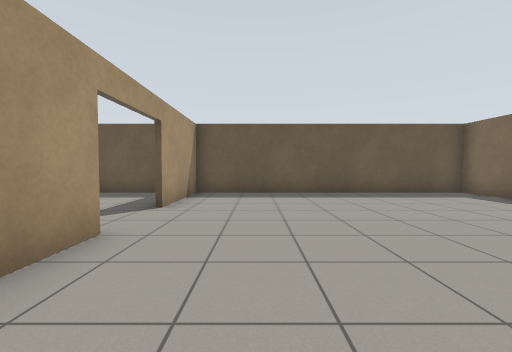
[1] (above)

16 first-person views from a walk through a world built for the Gazebo simulator. The camera is 0.94 m above the floor, tilts 2° down and sees 90° across. The floor is counted in squares, 1 m on a side. Each view is taken from the middle of a square. On the plan, view 1 faces up. The plan holds only what a view shows up to about 10 squares ahead; the rest is blank.

[2]
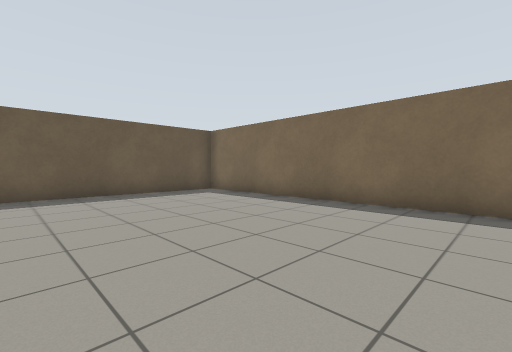

[3]
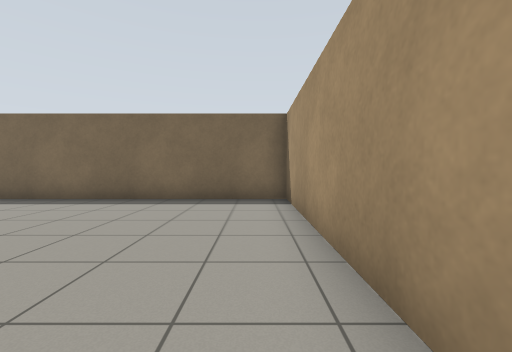

[4]
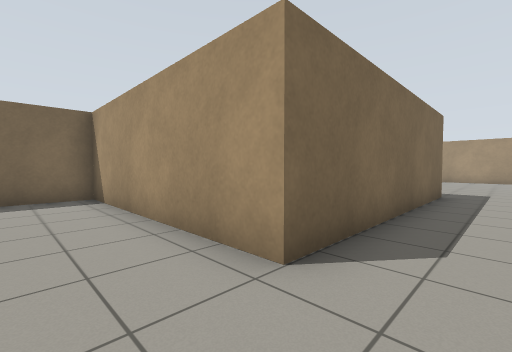

[5]
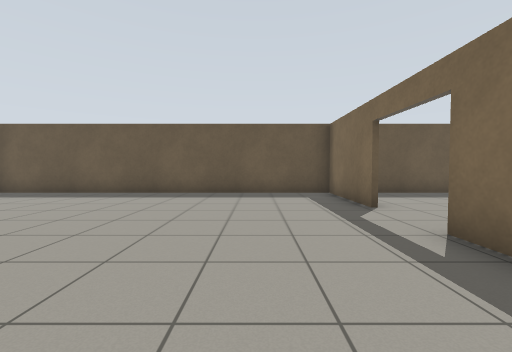

[6]
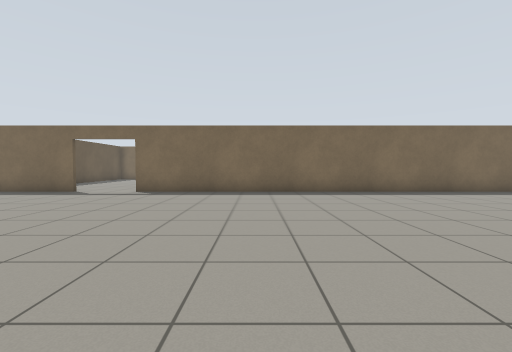

[7]
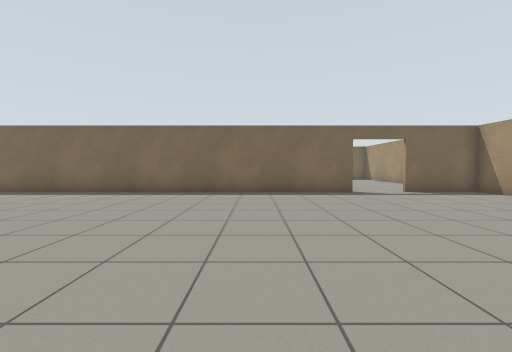

[8]
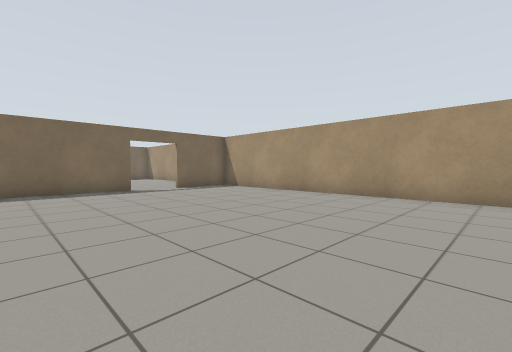

[9]
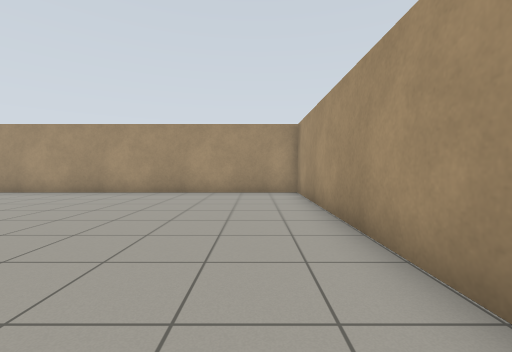

[10]
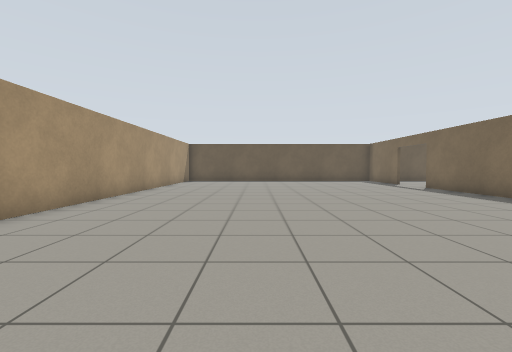

[11]
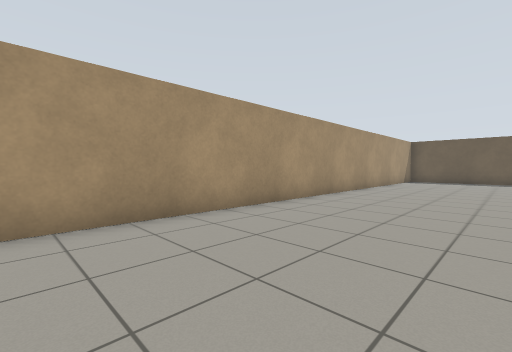

[12]
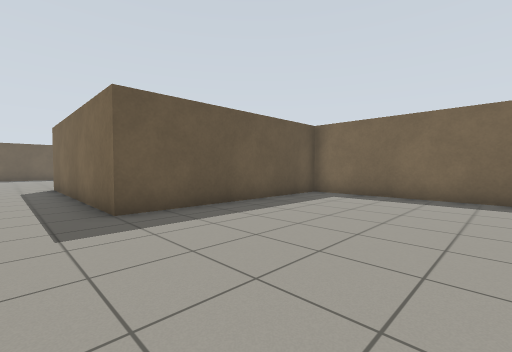

[13]
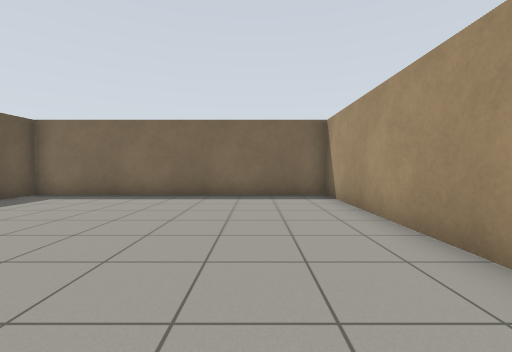

[14]
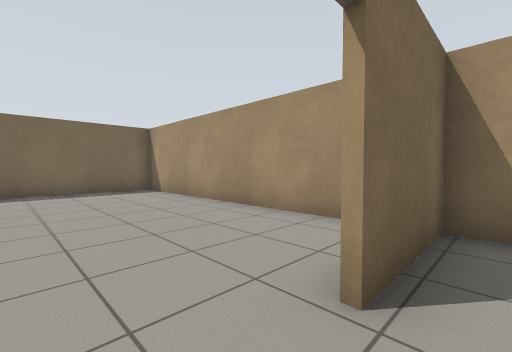

[15]
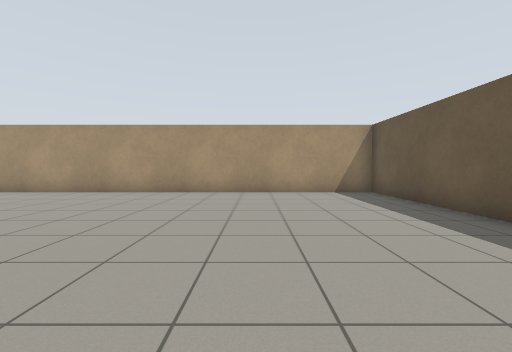

[16]
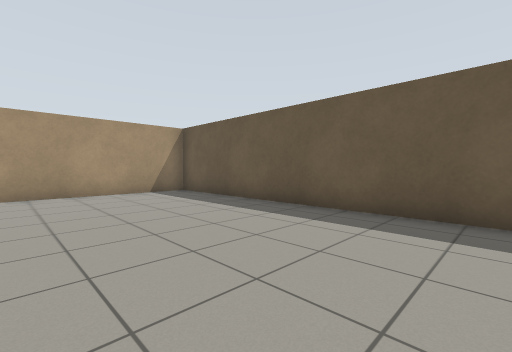

### Floor plan
Ten units are one square. View 1 is at (0, 0); x grows to the right and y downward. Boxes are objects, and circles mark ways between rooms. Rooms are numbered by the first view taken in them; rooms with no view inside come last. Other rooms are left out.
<svg viewBox="-150 -99 230 288">
<path fill="none" stroke="#000" d="M-22 -36 -22 -21M5 9 75 9 75 -93 -20 -93M-22 -94 -22 -59M-23 138 -23 -36M-23 -59 -23 -94M-20 -93 -145 -93 -145 184 -23 184 -23 156M-9 184 75 184 75 87 5 87 5 9"/>
<circle cx="-20" cy="-50" r="3" fill="#2a7"/>
<circle cx="-5" cy="5" r="3" fill="#2a7"/>
<circle cx="-20" cy="145" r="3" fill="#2a7"/>
<text x="30" y="-50">1</text>
<text x="-90" y="40">2</text>
<text x="20" y="120">3</text>
</svg>
Room 1 opens to room 2. Room 1 opens to room 3. Room 2 opens to room 3.

Where each view was taken, in squares from view 1:
view 1: 0 up, 0 right, facing up
view 2: 0 up, 1 right, facing up-right
view 3: 0 up, 0 right, facing right
view 4: 1 up, 1 left, facing down-right
view 5: 0 up, 5 left, facing up
view 6: 1 down, 12 left, facing right
view 7: 10 down, 12 left, facing right
view 8: 10 down, 13 left, facing down-right
view 9: 9 down, 13 left, facing down
view 10: 8 down, 10 left, facing up
view 11: 9 down, 10 left, facing up-left
view 12: 14 down, 1 left, facing up-right
view 13: 16 down, 1 left, facing right
view 14: 14 down, 3 left, facing down-right
view 15: 5 up, 5 left, facing left
view 16: 4 up, 5 left, facing up-left
